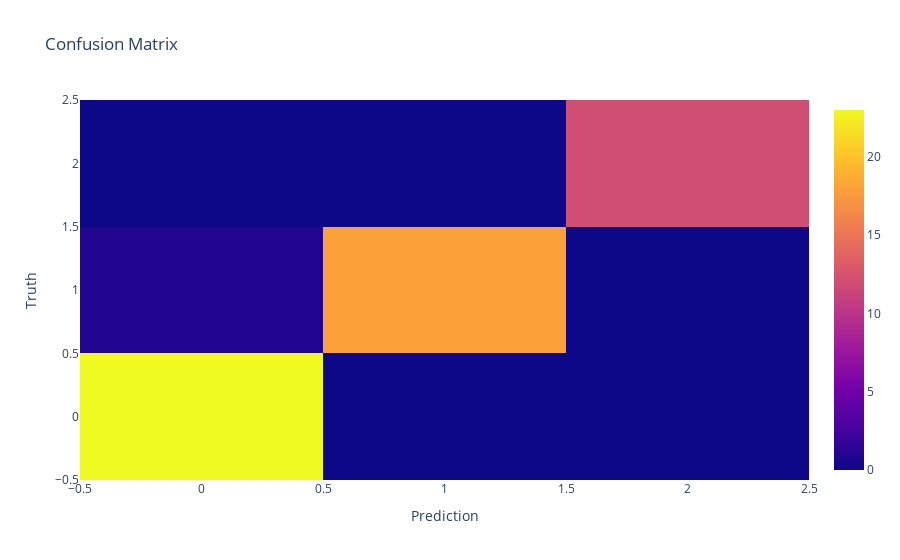

The notebook cell this image was saved under:
### Code cell
import plotly.graph_objects as go
heatmap=go.Heatmap(z=confusionmatrix)
layout=go.Layout(title='Confusion Matrix',
                xaxis_title='Prediction',yaxis_title='Truth')
fig=go.Figure(data=[heatmap],layout=layout)
fig.show()

### Figure 1 — Plotly figure (JSON) as saved in the notebook; plotly's stock layout.template omitted (floating-point values rounded to 4 significant figures)
{"data": [{"type": "heatmap", "z": [[23, 0, 0], [1, 18, 0], [0, 0, 12]]}], "layout": {"title": {"text": "Confusion Matrix"}, "xaxis": {"title": {"text": "Prediction"}}, "yaxis": {"title": {"text": "Truth"}}}}
